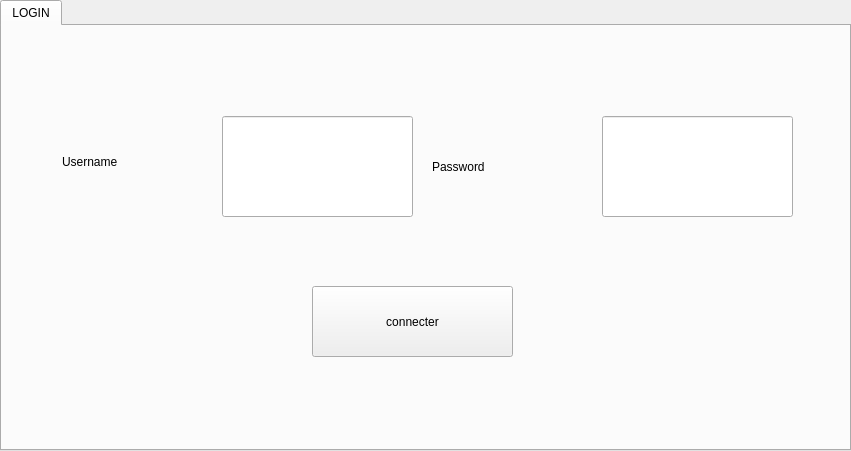
      <widget class="QTabWidget" name="login">
       <property name="geometry">
        <rect>
         <x>200</x>
         <y>20</y>
         <width>851</width>
         <height>451</height>
        </rect>
       </property>
       <property name="currentIndex">
        <number>0</number>
       </property>
       <widget class="QWidget" name="tab">
        <attribute name="title">
         <string>LOGIN</string>
        </attribute>
        <widget class="QLineEdit" name="log">
         <property name="geometry">
          <rect>
           <x>220</x>
           <y>90</y>
           <width>191</width>
           <height>101</height>
          </rect>
         </property>
        </widget>
        <widget class="QLabel" name="label_3">
         <property name="geometry">
          <rect>
           <x>430</x>
           <y>120</y>
           <width>151</width>
           <height>41</height>
          </rect>
         </property>
         <property name="text">
          <string>Password</string>
         </property>
        </widget>
        <widget class="QPushButton" name="connecter">
         <property name="geometry">
          <rect>
           <x>310</x>
           <y>260</y>
           <width>201</width>
           <height>71</height>
          </rect>
         </property>
         <property name="text">
          <string>connecter</string>
         </property>
         <property name="icon">
          <iconset>
           <normaloff>:/new/prefix1/icons/OP.jpg</normaloff>:/new/prefix1/icons/OP.jpg</iconset>
         </property>
         <property name="iconSize">
          <size>
           <width>200</width>
           <height>200</height>
          </size>
         </property>
        </widget>
        <widget class="QLabel" name="label">
         <property name="geometry">
          <rect>
           <x>60</x>
           <y>120</y>
           <width>141</width>
           <height>31</height>
          </rect>
         </property>
         <property name="text">
          <string>Username</string>
         </property>
        </widget>
        <widget class="QLineEdit" name="mdp">
         <property name="geometry">
          <rect>
           <x>600</x>
           <y>90</y>
           <width>191</width>
           <height>101</height>
          </rect>
         </property>
         <property name="echoMode">
          <enum>QLineEdit::Password</enum>
         </property>
        </widget>
       </widget>
      </widget>
